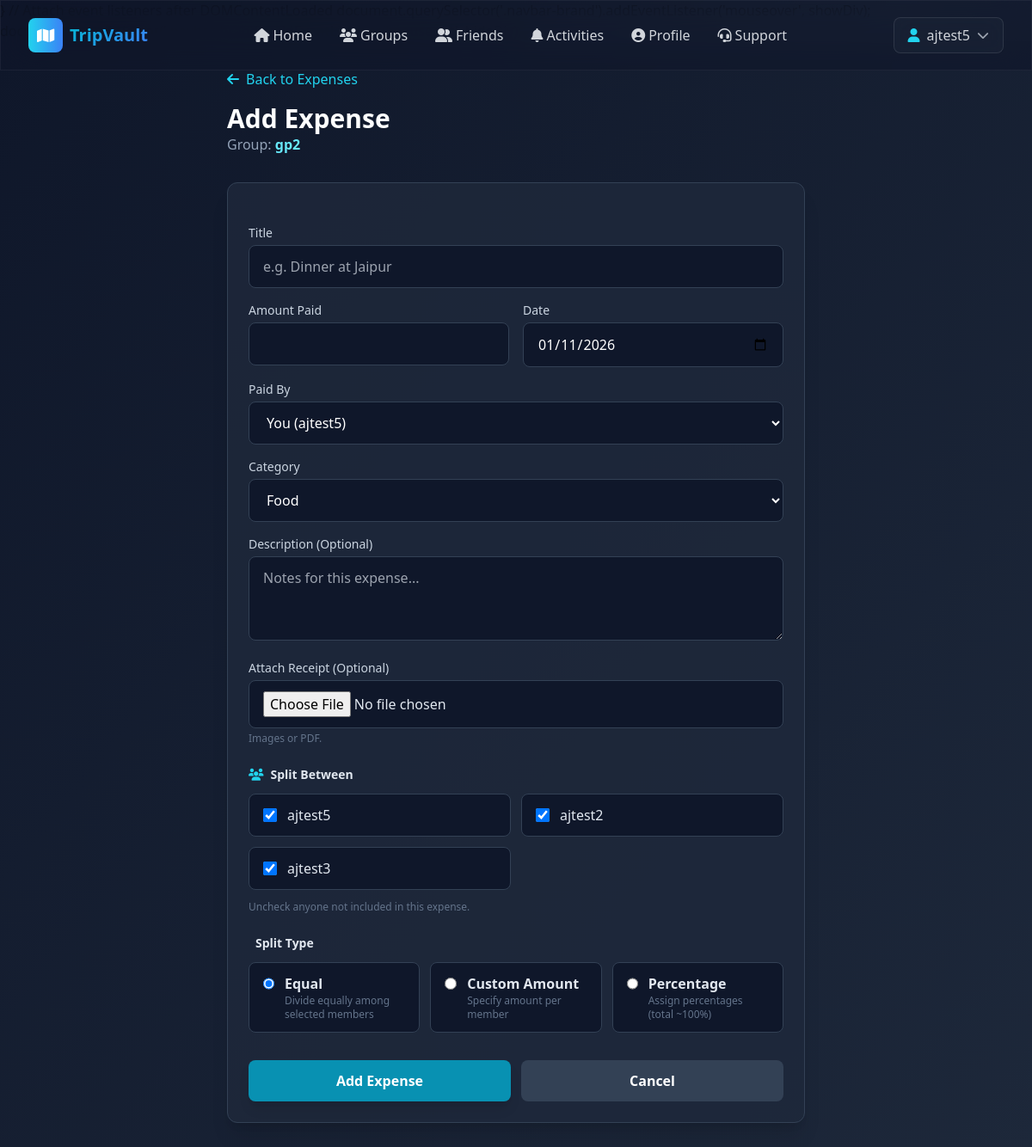
Page /expense/group/2/expenses/add/ (signed in) on the committed database.
### group/models.py (models this page shows, shortened)
class Group(BaseModel):
    uid = models.CharField(max_length=10, unique=True, db_index=True)
    name = models.CharField(max_length=30, null=True)
    description = models.TextField(blank=True, null=True)
    is_active = models.BooleanField(default=True)
    created_by = models.CharField(max_length=30)
    users_count = models.PositiveIntegerField(default=1)

class UserGroupMapping(BaseModel):
    user = models.ForeignKey("user.User", on_delete=models.CASCADE)
    group = models.ForeignKey("Group", on_delete=models.CASCADE)
    role = models.CharField(
        max_length=10, choices=constants.ROLE_CHOICES, default="Member"
    )
    is_active = models.BooleanField(default=True)
    class Meta:
        unique_together = ('user', 'group')

### user/models.py (models this page shows, shortened)
class User(BaseModel):
    auth_user = models.OneToOneField(AuthUser, on_delete=models.CASCADE)
    uid = models.CharField(max_length=10, unique=True, db_index=True)
    username = models.CharField(max_length=30, unique=True, db_index=True)
    name = models.CharField(max_length=30, null=True)
    phone_number = models.CharField(max_length=15, null=True)
    email = models.EmailField(max_length=254)
    is_active = models.BooleanField(default=True)
    icon = models.CharField(max_length=100, null=True)

### expense/views.py (the view, shortened to what this page needs)
# urls.py: path('group/<int:group_id>/expenses/add/', views.AddExpenseView.as_view(), name='add_expense'),
@method_decorator(login_required(login_url="/user/login/"), name="dispatch")
class AddExpenseView(APIView):
    def get(self, request, group_id):
        user = request.user.user
        if not user:
            return Response(
                {"error": "User Not Found!"}, status=status.HTTP_404_NOT_FOUND
            )
        group = get_object_or_404(Group, id=group_id, is_active=True)
        is_member = UserGroupMapping.objects.filter(
            user=user, group=group, is_active=True
        ).exists()
        if not is_member:
            return Response(
                {"error": "You are not a member of this group"},
                status=status.HTTP_403_FORBIDDEN
            )
        group_members = UserGroupMapping.objects.filter(
            group=group, is_active=True
        ).select_related('user')
        context = {
            'user': user,
            'group': group,
            'group_members': group_members,
            'categories': Expense._meta.get_field('category').choices,
        }
        return render(request, 'expense/add_expense.html', context)

### group_request/utils.py (called while the page is built)
def get_user_group_all_pending_request(user, unseen_only=False):
    qs = group_request_models.UserGroupRequest.objects.filter(
        receiver=user, status=constants.PENDING
    )
    if unseen_only:
        qs = qs.filter(is_seen=False)
    return list(qs.order_by('-created_at'))

### user/templatetags/custom_filters.py (called while the page is built)
@register.filter
def get_unread_activity_count(user):
    from group_request import utils as group_request_utils
    from common.models import Notification
    pending_count = group_request_utils.get_user_group_all_pending_request(user, unseen_only=True)
    unread_notifs = Notification.objects.filter(user=user, is_read=False).count()
    pending_count = len(pending_count)
    return pending_count + unread_notifs

### expense/templates/expense/add_expense.html (shortened to what this page needs)
{% extends "trip/base.html" %}
{% load static %}
{% block body %}
<div class="min-h-screen bg-gradient-to-br from-slate-900 to-slate-800 py-8 px-4">
    <div class="max-w-2xl mx-auto">
        <div class="mb-8">
            <a href="{% url 'group_expenses' group_id=group.id %}" class="text-cyan-400 hover:text-cyan-300 inline-flex items-center space-x-2 mb-4">
                <i class="fas fa-arrow-left"></i><span>Back to Expenses</span>
            </a>
            <h1 class="text-3xl font-bold text-white">Add Expense</h1>
            <p class="text-slate-400">Group: <span class="font-semibold text-cyan-300">{{ group.name }}</span></p>
        </div>
        <div class="bg-slate-800/80 border border-slate-700 rounded-xl shadow-xl p-6">
            <form method="POST" enctype="multipart/form-data" class="space-y-6">
                <div class="space-y-4">
                    <div>
                        <label class="block text-sm text-slate-300 mb-1">Title</label>
                        <input name="title" type="text" required placeholder="e.g. Dinner at Jaipur" class="w-full bg-slate-900 border border-slate-700 text-white rounded-lg px-4 py-3 focus:border-cyan-500 focus:ring-2 focus:ring-cyan-500/50" />
                    </div>
                    <div class="grid grid-cols-1 md:grid-cols-2 gap-4">
                        <div>
                            <label class="block text-sm text-slate-300 mb-1">Amount Paid</label>
                            <input name="amount" type="number" step="0.01" min="0.01" required class="w-full bg-slate-900 border border-slate-700 text-white rounded-lg px-4 py-3 focus:border-cyan-500 focus:ring-2 focus:ring-cyan-500/50" />
                        </div>
                        <div>
                            <label class="block text-sm text-slate-300 mb-1">Date</label>
                            <input name="date" id="date" type="date" required class="w-full bg-slate-900 border border-slate-700 text-white rounded-lg px-4 py-3 focus:border-cyan-500 focus:ring-2 focus:ring-cyan-500/50" />
                        </div>
                    </div>
                    <div>
                        <label class="block text-sm text-slate-300 mb-1">Paid By</label>
                        <select name="paid_by" class="w-full bg-slate-900 border border-slate-700 text-white rounded-lg px-4 py-3 focus:border-cyan-500 focus:ring-2 focus:ring-cyan-500/50">
                            <option value="{{ user.id }}" selected>You ({{ user.username }})</option>
                        </select>
                    </div>
                    <div>
                        <label class="block text-sm text-slate-300 mb-1">Category</label>
                        <select name="category" class="w-full bg-slate-900 border border-slate-700 text-white rounded-lg px-4 py-3 focus:border-cyan-500 focus:ring-2 focus:ring-cyan-500/50">
                            {% for value, label in categories %}
                                <option value="{{ value }}">{{ label }}</option>
                            {% endfor %}
                        </select>
                    </div>
                    <div>
                        <label class="block text-sm text-slate-300 mb-1">Description (Optional)</label>
                        <textarea name="description" rows="3" class="w-full bg-slate-900 border border-slate-700 text-white rounded-lg px-4 py-3 focus:border-cyan-500 focus:ring-2 focus:ring-cyan-500/50" placeholder="Notes for this expense..."></textarea>
                    </div>
                    <div>
                        <label class="block text-sm text-slate-300 mb-1">Attach Receipt (Optional)</label>
                        <input type="file" name="receipt" accept="image/*,.pdf" class="w-full text-slate-200 bg-slate-900 border border-slate-700 rounded-lg px-4 py-3 focus:border-cyan-500 focus:ring-2 focus:ring-cyan-500/50" />
                        <p class="text-xs text-slate-500 mt-1">Images or PDF.</p>
                    </div>
                </div>
                <div class="space-y-3">
                    <p class="text-sm font-semibold text-slate-200 flex items-center gap-2"><i class="fas fa-users text-cyan-400"></i>Split Between</p>
                    <div class="grid grid-cols-1 md:grid-cols-2 gap-3">
                        {% for member in group_members %}
                            <label class="flex items-center gap-3 bg-slate-900 border border-slate-700 rounded-lg px-4 py-3">
                                <input type="checkbox" name="split_member" value="{{ member.user.id }}" class="h-4 w-4 text-cyan-500 border-slate-600 rounded" checked>
                                <span class="text-slate-200">{{ member.user.username }}</span>
                            </label>
                        {% endfor %}
                    </div>
                    <p class="text-xs text-slate-500">Uncheck anyone not included in this expense.</p>
                </div>
                <div class="space-y-3">
                    <p class="text-sm font-semibold text-slate-200 flex items-center gap-2">Split Type</p>
                    <div class="grid grid-cols-1 md:grid-cols-3 gap-3">
                        <label class="flex items-start gap-3 bg-slate-900 border border-slate-700 rounded-lg px-4 py-3">
                            <input type="radio" name="split_type" value="equal" class="mt-1 h-4 w-4 text-cyan-500" checked onclick="toggleSplit('equal')">
                            <div>
                                <p class="text-slate-200 font-semibold">Equal</p>
                                <p class="text-xs text-slate-500">Divide equally among selected members</p>
                            </div>
                        </label>
                        <label class="flex items-start gap-3 bg-slate-900 border border-slate-700 rounded-lg px-4 py-3">
                            <input type="radio" name="split_type" value="custom" class="mt-1 h-4 w-4 text-cyan-500" onclick="toggleSplit('custom')">
                            <div>
                                <p class="text-slate-200 font-semibold">Custom Amount</p>
                                <p class="text-xs text-slate-500">Specify amount per member</p>
                            </div>
                        </label>
                        <label class="flex items-start gap-3 bg-slate-900 border border-slate-700 rounded-lg px-4 py-3">
                            <input type="radio" name="split_type" value="percentage" class="mt-1 h-4 w-4 text-cyan-500" onclick="toggleSplit('percentage')">
                            <div>
                                <p class="text-slate-200 font-semibold">Percentage</p>
                                <p class="text-xs text-slate-500">Assign percentages (total ~100%)</p>
                            </div>
                        </label>
                    </div>
                </div>
                <div class="flex gap-3 pt-2">
                    <button type="submit" class="flex-1 bg-cyan-600 hover:bg-cyan-700 text-white font-semibold py-3 rounded-lg shadow-lg transition">Add Expense</button>
                    <a href="{% url 'group_expenses' group_id=group.id %}" class="flex-1 bg-slate-700 hover:bg-slate-600 text-white font-semibold py-3 rounded-lg text-center transition">Cancel</a>
                </div>
            </form>
        </div>
    </div>
</div>
{% endblock %}

### common/templates/common/navbar.html (shortened to what this page needs)
{% load static %}
<nav class="fixed top-0 w-full z-50 glass-dark">
    <div class="max-w-7xl mx-auto px-4 sm:px-6 lg:px-8">
        <div class="flex justify-between items-center h-20">
            <div class="flex items-center space-x-2">
                <a href="{% url 'home' %}" class="flex items-center space-x-2 group">
                    <div class="w-10 h-10 bg-gradient-to-r from-cyan-400 to-blue-500 rounded-lg flex items-center justify-center transform group-hover:scale-110 transition-transform">
                        <i class="fas fa-map text-white text-lg"></i>
                    </div>
                    <span class="text-xl font-bold gradient-text hidden sm:inline">TripVault</span>
                </a>
            </div>
            <div class="hidden md:flex items-center space-x-8">
                <a href="{% url 'home' %}" class="text-gray-300 hover:text-cyan-400 transition-colors duration-300 flex items-center space-x-1">
                    <i class="fas fa-home"></i>
                    <span>Home</span>
                </a>
                {% if request.user.is_authenticated %}
                <a href="{% url 'group' %}" class="text-gray-300 hover:text-cyan-400 transition-colors duration-300 flex items-center space-x-1">
                    <i class="fas fa-users"></i>
                    <span>Groups</span>
                </a>
                <a href="{% url 'friends' %}" class="text-gray-300 hover:text-cyan-400 transition-colors duration-300 flex items-center space-x-1">
                    <i class="fas fa-user-friends"></i>
                    <span>Friends</span>
                </a>
                <a href="{% url 'notifications' %}" class="text-gray-300 hover:text-cyan-400 transition-colors duration-300 flex items-center space-x-1 relative">
                    <i class="fas fa-bell"></i>
                    <span>Activities</span>
                    {% if request.user.user %}
                        {% load custom_filters %}
                    {% endif %}
                </a>
                <a href="{% url 'userprofile' %}" class="text-gray-300 hover:text-cyan-400 transition-colors duration-300 flex items-center space-x-1">
                    <i class="fas fa-user-circle"></i>
                    <span>Profile</span>
                </a>
                {% endif %}
                <a href="{% url 'support' %}" class="text-gray-300 hover:text-cyan-400 transition-colors duration-300 flex items-center space-x-1">
                    <i class="fas fa-headset"></i>
                    <span>Support</span>
                </a>
            </div>
            <div class="flex items-center space-x-4">
                {% if request.user.is_authenticated %}
                <div class="relative group">
                    <button class="flex items-center space-x-2 px-4 py-2 rounded-lg glass hover:bg-opacity-80 transition-all">
                        <i class="fas fa-user text-cyan-400"></i>
                        <span class="text-gray-300 hidden sm:inline">{{ request.user.username }}</span>
                        <i class="fas fa-chevron-down text-gray-400 text-sm"></i>
                    </button>
                </div>
                {% endif %}
            </div>
        </div>
            {% if request.user.is_authenticated %}
                {% if request.user.user %}
                    {% load custom_filters %}
                {% endif %}
            {% else %}
            <a href="{% url 'login' %}" class="block px-4 py-2 text-gray-300 hover:text-cyan-400 hover:bg-white/5 rounded">Login</a>
            <a href="{% url 'customerregistration' %}" class="block px-4 py-2 text-cyan-400 hover:text-cyan-300">Register</a>
            {% endif %}
    </div>
</nav>
  }
  // Attach event listeners after DOMContentLoaded
  document.querySelector('.navbar-brand').addEventListener('mouseover', showDiv);
  document.querySelector('.navbar-brand').addEventListener('mouseout', hideDiv);

### trip/templates/trip/base.html (style rules this page uses)
* { margin: 0; padding: 0; box-sizing: border-box; }
html { scroll-behavior: smooth; }
body { background: linear-gradient(135deg, #0f172a 0%, #1e293b 50%, #0f172a 100%); min-height: 100vh; font-family: 'Segoe UI', Tahoma, Geneva, Verdana, sans-serif; }
.glass { background: rgba(30, 41, 59, 0.5); backdrop-filter: blur(10px); border: 1px solid rgba(255, 255, 255, 0.1); }
.glass-dark { background: rgba(15, 23, 42, 0.6); backdrop-filter: blur(20px); border: 1px solid rgba(255, 255, 255, 0.05); }
.gradient-text { background: linear-gradient(135deg, #06b6d4 0%, #3b82f6 100%); -webkit-background-clip: text; -webkit-text-fill-color: transparent; background-clip: text; }
a, button { transition: all 0.3s ease; }

### rows in the picture
Group: name "gp2"
UserGroupMapping: user.username "ajtest5"
UserGroupMapping: user.username "ajtest2"
UserGroupMapping: user.username "ajtest3"

### other values in the picture
{{ request.user.username }} "ajtest5"
form field category "Food"
